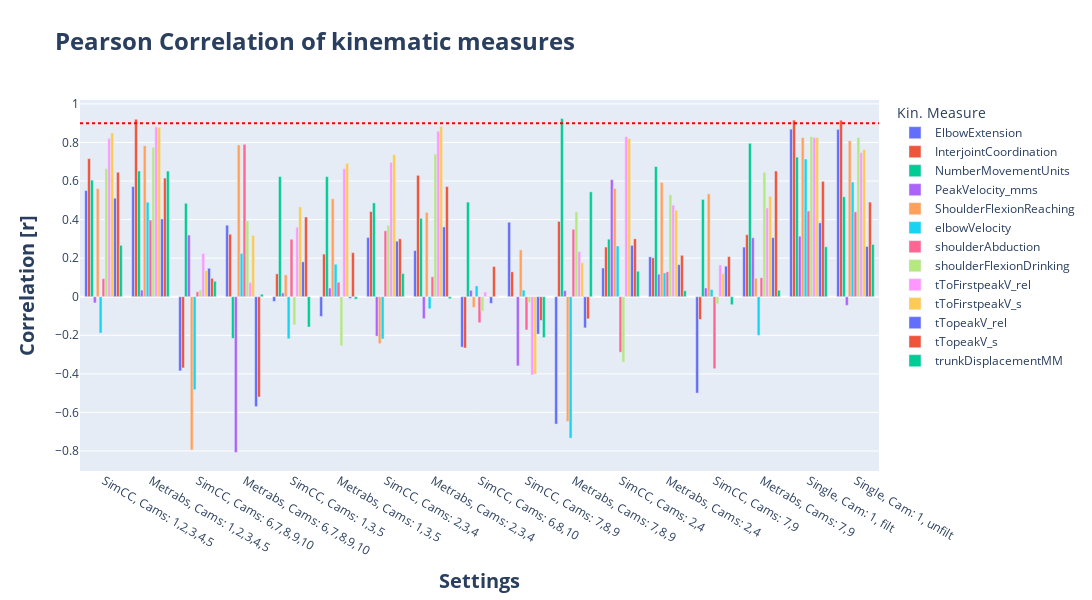

The cell this chart's notebook holds for it:
### Code cell
fig = px.bar(df_plot, x='id_s_name', y='correlation', color='measure', title=f'<b>Pearson Correlation<b>', labels={'correlation': 'Correlation [r] Correlation', 'Settings': 'Subject ID', 'measure': 'Kin. Measure'},
             template = 'plotly', barmode="group")

fig.add_hline(y=0.9, line_dash='dot', line_color='red', name = 'minimum correlation')
#fig.add_hline(y=-0.9, line_dash='dot', line_color='red', name = 'minimum correlation')

fig.update_layout(title= dict(text=f'<b>Pearson Correlation of kinematic measures<b>', font=dict(size=24)),
          xaxis_title=dict(text=f'<b>Settings<b>', font=dict(size=20)),
          yaxis_title=dict(text=f'<b>Correlation [r]<b>', font=dict(size=20)),
                  width=1300, height=600
          )

fig.show()

os.makedirs(os.path.join(dir_plots_cat, '04_correlation'), exist_ok=True)

path = os.path.join(dir_plots_cat, '04_correlation', f'pearson_corr_all.html')
fig.write_html(path)

path = os.path.join(dir_plots_cat, '04_correlation', f'pearson_corr_all.png')
fig.write_image(path, scale = 5)

### Figure 1 — Plotly figure (JSON) as saved in the notebook; plotly's stock layout.template omitted (floating-point values rounded to 4 significant figures)
{"data": [{"alignmentgroup": "True", "hovertemplate": "Kin. Measure=ElbowExtension<br>id_s_name=%{x}<br>Correlation [r] Correlation=%{y}<extra></extra>", "legendgroup": "ElbowExtension", "marker": {"color": "#636efa", "pattern": {"shape": ""}}, "name": "ElbowExtension", "offsetgroup": "ElbowExtension", "orientation": "v", "showlegend": true, "textposition": "auto", "x": ["SimCC, Cams: 1,2,3,4,5", "Metrabs, Cams: 1,2,3,4,5", "SimCC, Cams: 6,7,8,9,10", "Metrabs, Cams: 6,7,8,9,10", "SimCC, Cams: 1,3,5", "Metrabs, Cams: 1,3,5", "SimCC, Cams: 2,3,4", "Metrabs, Cams: 2,3,4", "SimCC, Cams: 6,8,10", "SimCC, Cams: 7,8,9", "Metrabs, Cams: 7,8,9", "SimCC, Cams: 2,4", "Metrabs, Cams: 2,4", "SimCC, Cams: 7,9", "Metrabs, Cams: 7,9", "Single, Cam: 1, filt", "Single, Cam: 1, unfilt"], "xaxis": "x", "y": [0.5507, 0.5712, -0.3845, 0.3709, -0.02449, -0.1025, 0.3071, 0.2397, -0.2614, 0.3862, -0.6604, 0.1488, 0.2069, -0.4998, 0.2575, 0.8692, 0.8677], "yaxis": "y", "type": "bar"}, {"alignmentgroup": "True", "hovertemplate": "Kin. Measure=InterjointCoordination<br>id_s_name=%{x}<br>Correlation [r] Correlation=%{y}<extra></extra>", "legendgroup": "InterjointCoordination", "marker": {"color": "#EF553B", "pattern": {"shape": ""}}, "name": "InterjointCoordination", "offsetgroup": "InterjointCoordination", "orientation": "v", "showlegend": true, "textposition": "auto", "x": ["SimCC, Cams: 1,2,3,4,5", "Metrabs, Cams: 1,2,3,4,5", "SimCC, Cams: 6,7,8,9,10", "Metrabs, Cams: 6,7,8,9,10", "SimCC, Cams: 1,3,5", "Metrabs, Cams: 1,3,5", "SimCC, Cams: 2,3,4", "Metrabs, Cams: 2,3,4", "SimCC, Cams: 6,8,10", "SimCC, Cams: 7,8,9", "Metrabs, Cams: 7,8,9", "SimCC, Cams: 2,4", "Metrabs, Cams: 2,4", "SimCC, Cams: 7,9", "Metrabs, Cams: 7,9", "Single, Cam: 1, filt", "Single, Cam: 1, unfilt"], "xaxis": "x", "y": [0.716, 0.9203, -0.3693, 0.3243, 0.1186, 0.2211, 0.4418, 0.6294, -0.2659, 0.1292, 0.3904, 0.2576, 0.2018, -0.1181, 0.3216, 0.9158, 0.9153], "yaxis": "y", "type": "bar"}, {"alignmentgroup": "True", "hovertemplate": "Kin. Measure=NumberMovementUnits<br>id_s_name=%{x}<br>Correlation [r] Correlation=%{y}<extra></extra>", "legendgroup": "NumberMovementUnits", "marker": {"color": "#00cc96", "pattern": {"shape": ""}}, "name": "NumberMovementUnits", "offsetgroup": "NumberMovementUnits", "orientation": "v", "showlegend": true, "textposition": "auto", "x": ["SimCC, Cams: 1,2,3,4,5", "Metrabs, Cams: 1,2,3,4,5", "SimCC, Cams: 6,7,8,9,10", "Metrabs, Cams: 6,7,8,9,10", "SimCC, Cams: 1,3,5", "Metrabs, Cams: 1,3,5", "SimCC, Cams: 2,3,4", "Metrabs, Cams: 2,3,4", "SimCC, Cams: 6,8,10", "SimCC, Cams: 7,8,9", "Metrabs, Cams: 7,8,9", "SimCC, Cams: 2,4", "Metrabs, Cams: 2,4", "SimCC, Cams: 7,9", "Metrabs, Cams: 7,9", "Single, Cam: 1, filt", "Single, Cam: 1, unfilt"], "xaxis": "x", "y": [0.6045, 0.652, 0.4845, -0.2159, 0.6229, 0.6226, 0.4864, 0.4068, 0.4907, -0.0007291, 0.9239, 0.2985, 0.6751, 0.5045, 0.7955, 0.7241, 0.5185], "yaxis": "y", "type": "bar"}, {"alignmentgroup": "True", "hovertemplate": "Kin. Measure=PeakVelocity_mms<br>id_s_name=%{x}<br>Correlation [r] Correlation=%{y}<extra></extra>", "legendgroup": "PeakVelocity_mms", "marker": {"color": "#ab63fa", "pattern": {"shape": ""}}, "name": "PeakVelocity_mms", "offsetgroup": "PeakVelocity_mms", "orientation": "v", "showlegend": true, "textposition": "auto", "x": ["SimCC, Cams: 1,2,3,4,5", "Metrabs, Cams: 1,2,3,4,5", "SimCC, Cams: 6,7,8,9,10", "Metrabs, Cams: 6,7,8,9,10", "SimCC, Cams: 1,3,5", "Metrabs, Cams: 1,3,5", "SimCC, Cams: 2,3,4", "Metrabs, Cams: 2,3,4", "SimCC, Cams: 6,8,10", "SimCC, Cams: 7,8,9", "Metrabs, Cams: 7,8,9", "SimCC, Cams: 2,4", "Metrabs, Cams: 2,4", "SimCC, Cams: 7,9", "Metrabs, Cams: 7,9", "Single, Cam: 1, filt", "Single, Cam: 1, unfilt"], "xaxis": "x", "y": [-0.03216, 0.03432, 0.32, -0.8076, 0.01952, 0.04502, -0.2044, -0.1136, 0.03358, -0.3587, 0.03181, 0.6071, 0.117, 0.04557, 0.3058, 0.3139, -0.04505], "yaxis": "y", "type": "bar"}, {"alignmentgroup": "True", "hovertemplate": "Kin. Measure=ShoulderFlexionReaching<br>id_s_name=%{x}<br>Correlation [r] Correlation=%{y}<extra></extra>", "legendgroup": "ShoulderFlexionReaching", "marker": {"color": "#FFA15A", "pattern": {"shape": ""}}, "name": "ShoulderFlexionReaching", "offsetgroup": "ShoulderFlexionReaching", "orientation": "v", "showlegend": true, "textposition": "auto", "x": ["SimCC, Cams: 1,2,3,4,5", "Metrabs, Cams: 1,2,3,4,5", "SimCC, Cams: 6,7,8,9,10", "Metrabs, Cams: 6,7,8,9,10", "SimCC, Cams: 1,3,5", "Metrabs, Cams: 1,3,5", "SimCC, Cams: 2,3,4", "Metrabs, Cams: 2,3,4", "SimCC, Cams: 6,8,10", "SimCC, Cams: 7,8,9", "Metrabs, Cams: 7,8,9", "SimCC, Cams: 2,4", "Metrabs, Cams: 2,4", "SimCC, Cams: 7,9", "Metrabs, Cams: 7,9", "Single, Cam: 1, filt", "Single, Cam: 1, unfilt"], "xaxis": "x", "y": [0.5612, 0.7829, -0.7947, 0.7869, 0.1132, 0.5079, -0.2435, 0.4377, -0.05592, 0.2432, -0.647, 0.5618, 0.5929, 0.5336, 0.09554, 0.825, 0.8088], "yaxis": "y", "type": "bar"}, {"alignmentgroup": "True", "hovertemplate": "Kin. Measure=elbowVelocity<br>id_s_name=%{x}<br>Correlation [r] Correlation=%{y}<extra></extra>", "legendgroup": "elbowVelocity", "marker": {"color": "#19d3f3", "pattern": {"shape": ""}}, "name": "elbowVelocity", "offsetgroup": "elbowVelocity", "orientation": "v", "showlegend": true, "textposition": "auto", "x": ["SimCC, Cams: 1,2,3,4,5", "Metrabs, Cams: 1,2,3,4,5", "SimCC, Cams: 6,7,8,9,10", "Metrabs, Cams: 6,7,8,9,10", "SimCC, Cams: 1,3,5", "Metrabs, Cams: 1,3,5", "SimCC, Cams: 2,3,4", "Metrabs, Cams: 2,3,4", "SimCC, Cams: 6,8,10", "SimCC, Cams: 7,8,9", "Metrabs, Cams: 7,8,9", "SimCC, Cams: 2,4", "Metrabs, Cams: 2,4", "SimCC, Cams: 7,9", "Metrabs, Cams: 7,9", "Single, Cam: 1, filt", "Single, Cam: 1, unfilt"], "xaxis": "x", "y": [-0.1886, 0.4903, -0.4824, 0.2246, -0.2184, 0.1684, -0.2194, -0.06257, 0.05602, 0.03447, -0.7335, 0.2631, 0.1233, 0.03753, -0.2001, 0.7142, 0.5946], "yaxis": "y", "type": "bar"}, {"alignmentgroup": "True", "hovertemplate": "Kin. Measure=shoulderAbduction<br>id_s_name=%{x}<br>Correlation [r] Correlation=%{y}<extra></extra>", "legendgroup": "shoulderAbduction", "marker": {"color": "#FF6692", "pattern": {"shape": ""}}, "name": "shoulderAbduction", "offsetgroup": "shoulderAbduction", "orientation": "v", "showlegend": true, "textposition": "auto", "x": ["SimCC, Cams: 1,2,3,4,5", "Metrabs, Cams: 1,2,3,4,5", "SimCC, Cams: 6,7,8,9,10", "Metrabs, Cams: 6,7,8,9,10", "SimCC, Cams: 1,3,5", "Metrabs, Cams: 1,3,5", "SimCC, Cams: 2,3,4", "Metrabs, Cams: 2,3,4", "SimCC, Cams: 6,8,10", "SimCC, Cams: 7,8,9", "Metrabs, Cams: 7,8,9", "SimCC, Cams: 2,4", "Metrabs, Cams: 2,4", "SimCC, Cams: 7,9", "Metrabs, Cams: 7,9", "Single, Cam: 1, filt", "Single, Cam: 1, unfilt"], "xaxis": "x", "y": [0.09353, 0.3978, 0.02562, 0.7904, 0.2981, 0.07525, 0.3419, 0.1034, -0.135, -0.1723, 0.3498, -0.2878, 0.1294, -0.3733, 0.09855, 0.4449, 0.44], "yaxis": "y", "type": "bar"}, {"alignmentgroup": "True", "hovertemplate": "Kin. Measure=shoulderFlexionDrinking<br>id_s_name=%{x}<br>Correlation [r] Correlation=%{y}<extra></extra>", "legendgroup": "shoulderFlexionDrinking", "marker": {"color": "#B6E880", "pattern": {"shape": ""}}, "name": "shoulderFlexionDrinking", "offsetgroup": "shoulderFlexionDrinking", "orientation": "v", "showlegend": true, "textposition": "auto", "x": ["SimCC, Cams: 1,2,3,4,5", "Metrabs, Cams: 1,2,3,4,5", "SimCC, Cams: 6,7,8,9,10", "Metrabs, Cams: 6,7,8,9,10", "SimCC, Cams: 1,3,5", "Metrabs, Cams: 1,3,5", "SimCC, Cams: 2,3,4", "Metrabs, Cams: 2,3,4", "SimCC, Cams: 6,8,10", "SimCC, Cams: 7,8,9", "Metrabs, Cams: 7,8,9", "SimCC, Cams: 2,4", "Metrabs, Cams: 2,4", "SimCC, Cams: 7,9", "Metrabs, Cams: 7,9", "Single, Cam: 1, filt", "Single, Cam: 1, unfilt"], "xaxis": "x", "y": [0.664, 0.7751, 0.03503, 0.3936, -0.1456, -0.2541, 0.3704, 0.7397, -0.07538, -0.03053, 0.4403, -0.3392, 0.5285, -0.03664, 0.6454, 0.8307, 0.826], "yaxis": "y", "type": "bar"}, {"alignmentgroup": "True", "hovertemplate": "Kin. Measure=tToFirstpeakV_rel<br>id_s_name=%{x}<br>Correlation [r] Correlation=%{y}<extra></extra>", "legendgroup": "tToFirstpeakV_rel", "marker": {"color": "#FF97FF", "pattern": {"shape": ""}}, "name": "tToFirstpeakV_rel", "offsetgroup": "tToFirstpeakV_rel", "orientation": "v", "showlegend": true, "textposition": "auto", "x": ["SimCC, Cams: 1,2,3,4,5", "Metrabs, Cams: 1,2,3,4,5", "SimCC, Cams: 6,7,8,9,10", "Metrabs, Cams: 6,7,8,9,10", "SimCC, Cams: 1,3,5", "Metrabs, Cams: 1,3,5", "SimCC, Cams: 2,3,4", "Metrabs, Cams: 2,3,4", "SimCC, Cams: 6,8,10", "SimCC, Cams: 7,8,9", "Metrabs, Cams: 7,8,9", "SimCC, Cams: 2,4", "Metrabs, Cams: 2,4", "SimCC, Cams: 7,9", "Metrabs, Cams: 7,9", "Single, Cam: 1, filt", "Single, Cam: 1, unfilt"], "xaxis": "x", "y": [0.821, 0.8805, 0.2246, 0.07347, 0.3605, 0.664, 0.6966, 0.8589, 0.02479, -0.4054, 0.2348, 0.8304, 0.4748, 0.1648, 0.4605, 0.8254, 0.7474], "yaxis": "y", "type": "bar"}, {"alignmentgroup": "True", "hovertemplate": "Kin. Measure=tToFirstpeakV_s<br>id_s_name=%{x}<br>Correlation [r] Correlation=%{y}<extra></extra>", "legendgroup": "tToFirstpeakV_s", "marker": {"color": "#FECB52", "pattern": {"shape": ""}}, "name": "tToFirstpeakV_s", "offsetgroup": "tToFirstpeakV_s", "orientation": "v", "showlegend": true, "textposition": "auto", "x": ["SimCC, Cams: 1,2,3,4,5", "Metrabs, Cams: 1,2,3,4,5", "SimCC, Cams: 6,7,8,9,10", "Metrabs, Cams: 6,7,8,9,10", "SimCC, Cams: 1,3,5", "Metrabs, Cams: 1,3,5", "SimCC, Cams: 2,3,4", "Metrabs, Cams: 2,3,4", "SimCC, Cams: 6,8,10", "SimCC, Cams: 7,8,9", "Metrabs, Cams: 7,8,9", "SimCC, Cams: 2,4", "Metrabs, Cams: 2,4", "SimCC, Cams: 7,9", "Metrabs, Cams: 7,9", "Single, Cam: 1, filt", "Single, Cam: 1, unfilt"], "xaxis": "x", "y": [0.8497, 0.8785, 0.1353, 0.3175, 0.4662, 0.6912, 0.7367, 0.8829, 0.003465, -0.4006, 0.1766, 0.8209, 0.4491, 0.1204, 0.5211, 0.8262, 0.7633], "yaxis": "y", "type": "bar"}, {"alignmentgroup": "True", "hovertemplate": "Kin. Measure=tTopeakV_rel<br>id_s_name=%{x}<br>Correlation [r] Correlation=%{y}<extra></extra>", "legendgroup": "tTopeakV_rel", "marker": {"color": "#636efa", "pattern": {"shape": ""}}, "name": "tTopeakV_rel", "offsetgroup": "tTopeakV_rel", "orientation": "v", "showlegend": true, "textposition": "auto", "x": ["SimCC, Cams: 1,2,3,4,5", "Metrabs, Cams: 1,2,3,4,5", "SimCC, Cams: 6,7,8,9,10", "Metrabs, Cams: 6,7,8,9,10", "SimCC, Cams: 1,3,5", "Metrabs, Cams: 1,3,5", "SimCC, Cams: 2,3,4", "Metrabs, Cams: 2,3,4", "SimCC, Cams: 6,8,10", "SimCC, Cams: 7,8,9", "Metrabs, Cams: 7,8,9", "SimCC, Cams: 2,4", "Metrabs, Cams: 2,4", "SimCC, Cams: 7,9", "Metrabs, Cams: 7,9", "Single, Cam: 1, filt", "Single, Cam: 1, unfilt"], "xaxis": "x", "y": [0.5108, 0.4032, 0.1477, -0.5699, 0.1808, -0.008848, 0.2882, 0.3619, -0.03452, -0.1938, -0.1616, 0.2663, 0.1661, 0.1585, 0.3063, 0.3832, 0.2607], "yaxis": "y", "type": "bar"}, {"alignmentgroup": "True", "hovertemplate": "Kin. Measure=tTopeakV_s<br>id_s_name=%{x}<br>Correlation [r] Correlation=%{y}<extra></extra>", "legendgroup": "tTopeakV_s", "marker": {"color": "#EF553B", "pattern": {"shape": ""}}, "name": "tTopeakV_s", "offsetgroup": "tTopeakV_s", "orientation": "v", "showlegend": true, "textposition": "auto", "x": ["SimCC, Cams: 1,2,3,4,5", "Metrabs, Cams: 1,2,3,4,5", "SimCC, Cams: 6,7,8,9,10", "Metrabs, Cams: 6,7,8,9,10", "SimCC, Cams: 1,3,5", "Metrabs, Cams: 1,3,5", "SimCC, Cams: 2,3,4", "Metrabs, Cams: 2,3,4", "SimCC, Cams: 6,8,10", "SimCC, Cams: 7,8,9", "Metrabs, Cams: 7,8,9", "SimCC, Cams: 2,4", "Metrabs, Cams: 2,4", "SimCC, Cams: 7,9", "Metrabs, Cams: 7,9", "Single, Cam: 1, filt", "Single, Cam: 1, unfilt"], "xaxis": "x", "y": [0.6457, 0.6152, 0.09551, -0.5201, 0.4135, 0.2282, 0.3004, 0.5714, 0.1567, -0.1231, -0.1148, 0.3002, 0.2148, 0.2083, 0.652, 0.5983, 0.4907], "yaxis": "y", "type": "bar"}, {"alignmentgroup": "True", "hovertemplate": "Kin. Measure=trunkDisplacementMM<br>id_s_name=%{x}<br>Correlation [r] Correlation=%{y}<extra></extra>", "legendgroup": "trunkDisplacementMM", "marker": {"color": "#00cc96", "pattern": {"shape": ""}}, "name": "trunkDisplacementMM", "offsetgroup": "trunkDisplacementMM", "orientation": "v", "showlegend": true, "textposition": "auto", "x": ["SimCC, Cams: 1,2,3,4,5", "Metrabs, Cams: 1,2,3,4,5", "SimCC, Cams: 6,7,8,9,10", "Metrabs, Cams: 6,7,8,9,10", "SimCC, Cams: 1,3,5", "Metrabs, Cams: 1,3,5", "SimCC, Cams: 2,3,4", "Metrabs, Cams: 2,3,4", "SimCC, Cams: 6,8,10", "SimCC, Cams: 7,8,9", "Metrabs, Cams: 7,8,9", "SimCC, Cams: 2,4", "Metrabs, Cams: 2,4", "SimCC, Cams: 7,9", "Metrabs, Cams: 7,9", "Single, Cam: 1, filt", "Single, Cam: 1, unfilt"], "xaxis": "x", "y": [0.2666, 0.6517, 0.08036, 0.01307, -0.1573, -0.01268, 0.1202, -0.01052, 0.0009131, -0.212, 0.5439, 0.1323, 0.03096, -0.04149, 0.03369, 0.2591, 0.2713], "yaxis": "y", "type": "bar"}], "layout": {"xaxis": {"anchor": "y", "domain": [0.0, 1.0], "title": {"text": "<b>Settings<b>", "font": {"size": 20}}}, "yaxis": {"anchor": "x", "domain": [0.0, 1.0], "title": {"text": "<b>Correlation [r]<b>", "font": {"size": 20}}}, "legend": {"title": {"text": "Kin. Measure"}, "tracegroupgap": 0}, "title": {"text": "<b>Pearson Correlation of kinematic measures<b>", "font": {"size": 24}}, "barmode": "group", "shapes": [{"line": {"color": "red", "dash": "dot"}, "name": "minimum correlation", "type": "line", "x0": 0, "x1": 1, "xref": "x domain", "y0": 0.9, "y1": 0.9, "yref": "y"}], "width": 1300, "height": 600}}
